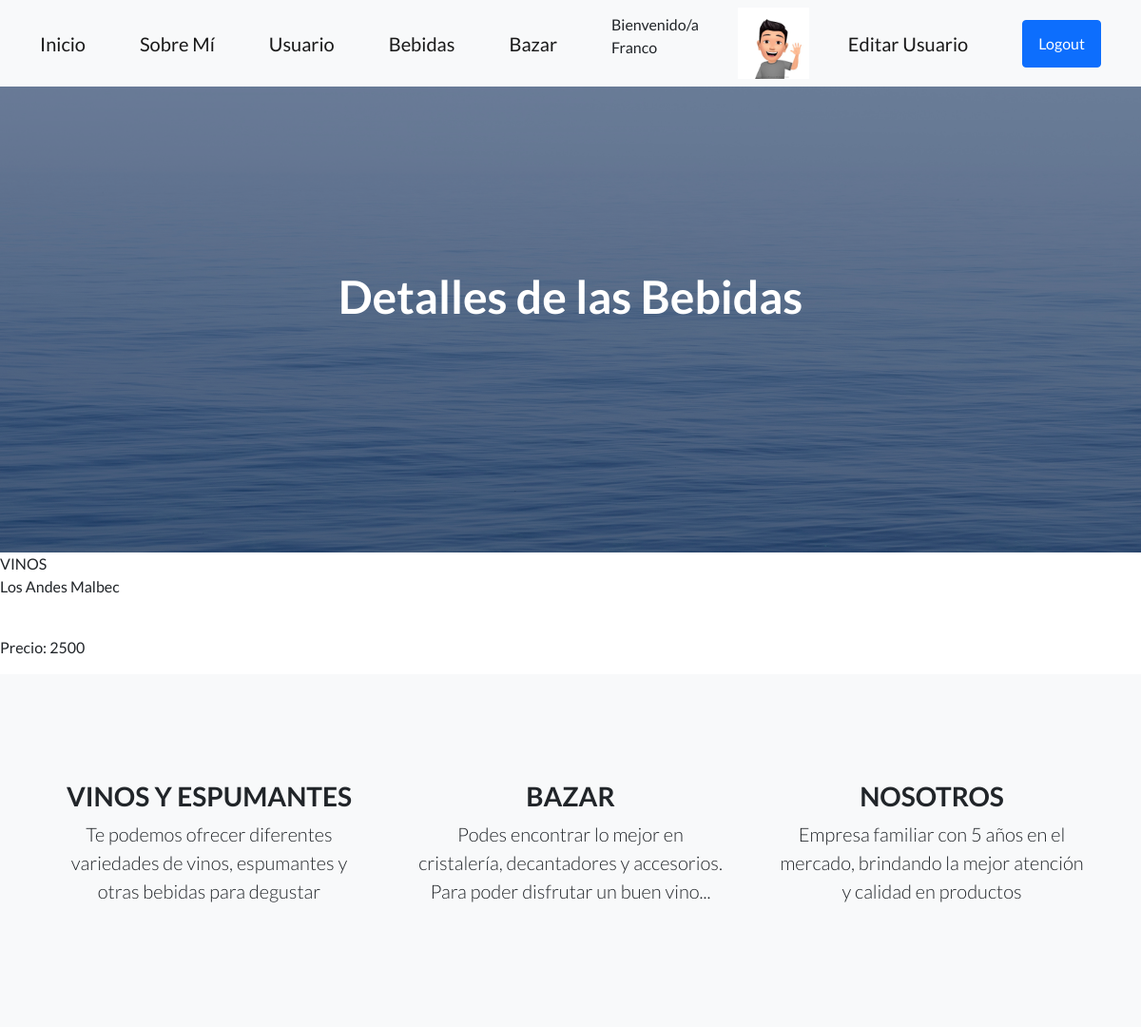
The page /AppMalbec/variedades/1/ (signed in) on the database its author committed.
### AppMalbec/models.py (models this page shows)
class Avatar(models.Model):
    usuario= models.ForeignKey(User, on_delete=models.CASCADE)
    imagen = models.ImageField(upload_to="avatares", null= True, blank= True)

class Variedad(models.Model):
    categoria= models.CharField(max_length=60)
    marca= models.CharField(max_length=60)
    precio= models.IntegerField()
    familia= models.CharField(max_length=50)
    imagen = models.ImageField(upload_to="bebidas", null=True, blank= True)

### AppMalbec/views.py (the view)
# urls.py: path("variedades/<int:pk>/", VariedadDetalle.as_view(), name= "DetalleVariedad"),
class VariedadDetalle(LoginRequiredMixin,DetailView):
    model= Variedad

### AppMalbec/templates/AppMalbec/variedad_detail.html
{% extends "AppMalbec/padre.html" %}
{% block titulo %}
Detalles de las Bebidas
{% endblock %}
{% block pie%}
<p>{{variedad.categoria}} <br> {{variedad.marca}} {{variedad.familia}}</p>
 <br>
<p>Precio: {{variedad.precio}}</p>
{% endblock %}

### AppMalbec/templates/AppMalbec/padre.html (shortened to what this page needs)
<!DOCTYPE html>
<html lang="en">
    <head>
        {% load static %}
        <link href="https://cdn.jsdelivr.net/npm/bootstrap-icons@1.5.0/font/bootstrap-icons.css" rel="stylesheet" type="text/css" />
        <link href="{% static 'AppMalbec/css/styles.css' %}" rel="stylesheet" />
    </head>
    <body>
        <nav class="navbar navbar-light bg-light static-top">
            <div class="container">
                <a class="navbar-brand" href="{% url 'Inicio' %}">Inicio</a>
                <a class="navbar-brand" href="{% url 'SobreMi' %}">Sobre Mí</a>
                <a class="navbar-brand" href="{% url 'Usuarios' %}">Usuario</a>
                <a class="navbar-brand" href="{% url 'Variedades' %}">Bebidas</a>
                <a class="navbar-brand" href="{% url 'Bazar' %}">Bazar</a>
                {% if request.user.is_authenticated %}
                <p>Bienvenido/a <br>{{user}}</p>
                {% with user.avatar_set.first as miAvatar %}
                {% if miAvatar %}
                <img src="{{miAvatar.imagen.url}} " alt="No hay imagen" style="max-width: 75px ;">
                {% endif %}
                {% endwith %}
                <a class="navbar-brand" href="{% url 'EditarPerfil' %}">Editar Usuario</a>
                <a class="btn btn-primary" href="{% url 'Logout' %}">Logout</a>
                {% else %}
                <a class="btn btn-primary" href="{% url 'Registarse' %}">Registro</a>
                <a class="btn btn-primary" href="{% url 'Login' %}">Login</a>
                {% endif %}
            </div>
        </nav>
        <header class="masthead">
            <div class="container position-relative">
                <div class="row justify-content-center">
                    <div class="col-xl-6">
                        <div class="text-center text-white">
                            <h1 class="mb-5">
                                {% block titulo%}
                                {% endblock %}
                            </h1>
                        </div>
                    </div>
                </div>
            </div>
        </header>
        {% block pie%}
        {% endblock %}
          <section class="features-icons bg-light text-center">
            <div class="container">
                <div class="row">
                    <div class="col-lg-4">
                        <div class="features-icons-item mx-auto mb-5 mb-lg-0 mb-lg-3">
                            <h3>VINOS Y ESPUMANTES </h3>
                            <p class="lead mb-0">Te podemos ofrecer diferentes variedades de vinos, espumantes y otras bebidas para degustar</p>
                        </div>
                    </div>
                    <div class="col-lg-4">
                        <div class="features-icons-item mx-auto mb-5 mb-lg-0 mb-lg-3">
                            <h3>BAZAR</h3>
                            <p class="lead mb-0">Podes encontrar lo mejor en cristalería, decantadores y accesorios.
                                Para poder disfrutar un buen vino... </p>
                        </div>
                    </div>
                    <div class="col-lg-4">
                        <div class="features-icons-item mx-auto mb-0 mb-lg-3">
                            <h3>NOSOTROS</h3>
                            <p class="lead mb-0">Empresa familiar con 5 años en el mercado, brindando la mejor atención y calidad en productos</p>
                        </div>
                    </div>
                </div>
            </div>
        </section>
    </body>
</html>

### rows shown on the page
Avatar: imagen (picture)
Variedad: categoria "VINOS", marca "Los Andes", familia "Malbec", precio "2500"

### other values the page prints
{{ user }} "Franco"
